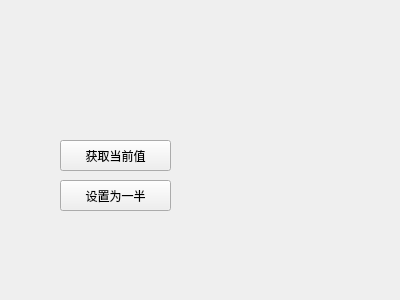
<?xml version="1.0" encoding="UTF-8"?>
<ui version="4.0">
 <class>Widget</class>
 <widget class="QWidget" name="Widget">
  <property name="geometry">
   <rect>
    <x>0</x>
    <y>0</y>
    <width>400</width>
    <height>300</height>
   </rect>
  </property>
  <property name="windowTitle">
   <string>Widget</string>
  </property>
  <widget class="smallWidget" name="small_widget" native="true">
   <property name="geometry">
    <rect>
     <x>0</x>
     <y>0</y>
     <width>191</width>
     <height>81</height>
    </rect>
   </property>
  </widget>
  <widget class="QPushButton" name="btn_get">
   <property name="geometry">
    <rect>
     <x>60</x>
     <y>140</y>
     <width>111</width>
     <height>31</height>
    </rect>
   </property>
   <property name="text">
    <string>获取当前值</string>
   </property>
  </widget>
  <widget class="QPushButton" name="btn_sethalf">
   <property name="geometry">
    <rect>
     <x>60</x>
     <y>180</y>
     <width>111</width>
     <height>31</height>
    </rect>
   </property>
   <property name="text">
    <string>设置为一半</string>
   </property>
  </widget>
 </widget>
 <layoutdefault spacing="6" margin="11"/>
 <customwidgets>
  <customwidget>
   <class>smallWidget</class>
   <extends>QWidget</extends>
   <header location="global">smallwidget.h</header>
   <container>1</container>
  </customwidget>
 </customwidgets>
 <resources/>
 <connections/>
</ui>
